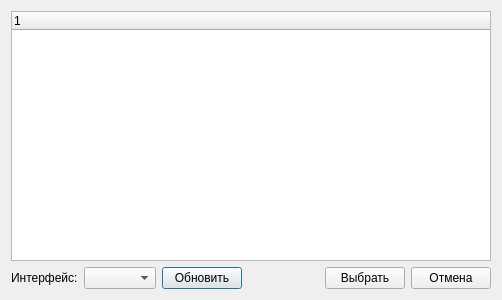
<?xml version="1.0" encoding="UTF-8"?>
<ui version="4.0">
 <class>FindPetBox</class>
 <widget class="QDialog" name="FindPetBox">
  <property name="geometry">
   <rect>
    <x>0</x>
    <y>0</y>
    <width>502</width>
    <height>300</height>
   </rect>
  </property>
  <property name="windowTitle">
   <string>Dialog</string>
  </property>
  <layout class="QVBoxLayout" name="verticalLayout_2">
   <item>
    <widget class="QTreeWidget" name="tw_pets">
     <column>
      <property name="text">
       <string notr="true">1</string>
      </property>
     </column>
    </widget>
   </item>
   <item>
    <layout class="QHBoxLayout" name="horizontalLayout_2">
     <item>
      <widget class="QLabel" name="label">
       <property name="text">
        <string>Интерфейс:</string>
       </property>
      </widget>
     </item>
     <item>
      <widget class="QComboBox" name="cb_ethernet"/>
     </item>
     <item>
      <widget class="QPushButton" name="btn_refresh">
       <property name="text">
        <string>Обновить</string>
       </property>
      </widget>
     </item>
     <item>
      <spacer name="horizontalSpacer">
       <property name="orientation">
        <enum>Qt::Horizontal</enum>
       </property>
       <property name="sizeHint" stdset="0">
        <size>
         <width>40</width>
         <height>20</height>
        </size>
       </property>
      </spacer>
     </item>
     <item>
      <widget class="QPushButton" name="btn_ok">
       <property name="text">
        <string>Выбрать</string>
       </property>
      </widget>
     </item>
     <item>
      <widget class="QPushButton" name="btn_cancel">
       <property name="text">
        <string>Отмена</string>
       </property>
      </widget>
     </item>
    </layout>
   </item>
  </layout>
 </widget>
 <resources/>
 <connections/>
</ui>
